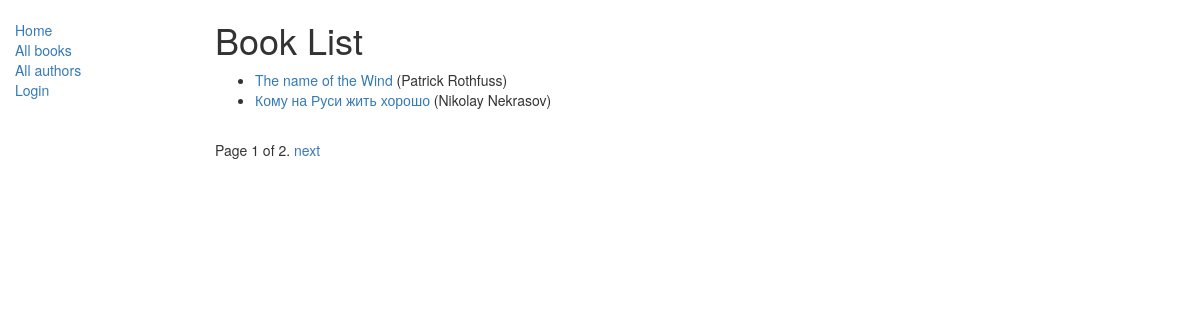
/catalog/books/, run on the app's committed database.
### catalog/models.py (models this page shows, shortened)
class Book(models.Model):
    title = models.CharField(max_length=200)
    summary = models.TextField(max_length=1000,
                               help_text='Enter a short decription of the book')
    isbn = models.CharField(verbose_name='ISBN', max_length=13,
                            help_text='13 character: <a href=\
                                "https://www.isbn-international.org/content/what-isbn">\
                                    ISBN Number</a>')
    genre = models.ManyToManyField(to=Genre, help_text='Select a genre for this boook')
    author = models.ForeignKey('Author', on_delete=models.SET_NULL, null=True)
    def get_absolute_url(self):
        return reverse('book_detail', args=[str(self.id)])

class Author(models.Model):
    first_name = models.CharField(max_length=100)
    second_name = models.CharField(max_length=100)
    date_of_birth = models.DateField(null=True, blank=True)
    date_of_death = models.DateField('died', null=True, blank=True)
    class Meta:
        ordering = ['second_name', 'first_name']
    def __str__(self):
        return '{} {}'.format(self.first_name, self.second_name)

### catalog/views.py (the view)
# urls.py: path('books/', view=views.BooksListView.as_view(), name='books'),
class BooksListView(generic.ListView):
    model = Book
    paginate_by = 2  # активация встроенного пагинатора
    context_object_name = 'book_list'  # Это значение по умолчанию
    template_name = 'catalog/templates/book_list.html'  # Дефолтный путь до шаблона
    def get_context_data(self, **kwargs):
        context = super().get_context_data(**kwargs)
        context['some_custom_data'] = 'custom_data'
        return context

### catalog/templates/catalog/book_list.html
{% extends 'base_generic.html' %}
{% block content %}
    <h1>Book List</h1>
    {% if book_list %}
    <ul>
        {% for book in book_list %}
        <li>
            <a href="{{ book.get_absolute_url }}">{{ book.title }}</a> ({{ book.author }})
        </li>
        {% endfor %}
    </ul>
    {% else %}
        <p>There are no books</p>
    {% endif %}
{% endblock content %}

### data on the page
Book: title "The name of the Wind", author "Patrick Rothfuss"
Book: title "Кому на Руси жить хорошо", author "Nikolay Nekrasov"

### other printed values
{{ page_obj.number }} "1"
{{ page_obj.paginator.num_pages }} "2"
